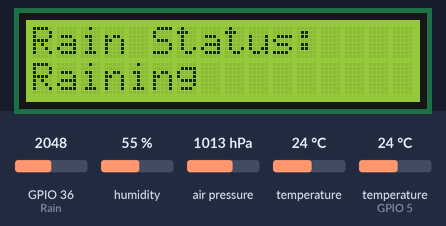
A sketch run on a simulated ESP32. Parts: 16×2 character LCD. The inputs (shaded band) are chosen by the test bench; at power-on: GPIO 36 (Rain) = 2048, humidity 55 %, air pressure 1013 hPa, temperature (sensor on GPIO 5) 24 °C, temperature 24 °C (analog values on the 0–4095 scale). WiFi joins after 1.5 s; servers stay silent unless stated; what the sketch prints to the serial monitor is not drawn.

Above: at 8.1 s.
8.2 s: GPIO 36 (Rain) set to 2811
14.3 s: GPIO 36 (Rain) set to 2900
At 14.8 s:
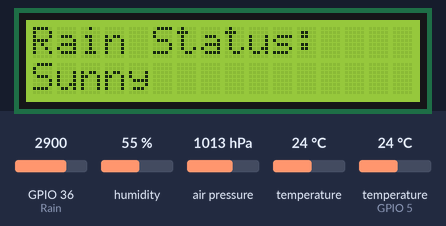
20.8 s: humidity set to 22 %
At 22.8 s:
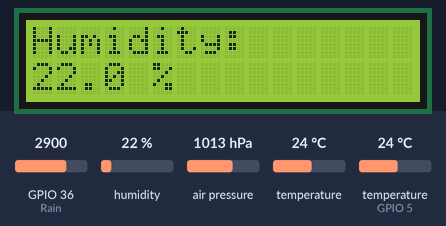
23.9 s: air pressure set to 952 hPa
At 26.0 s:
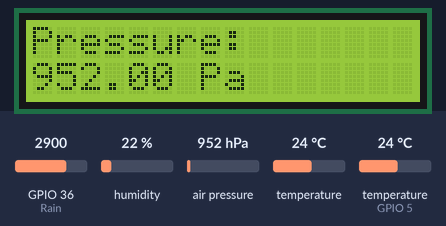
27.1 s: temperature (sensor on GPIO 5) set to 2 °C
At 28.7 s:
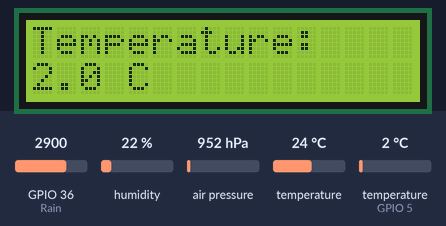
33.6 s: air pressure set to 975 hPa
At 34.6 s:
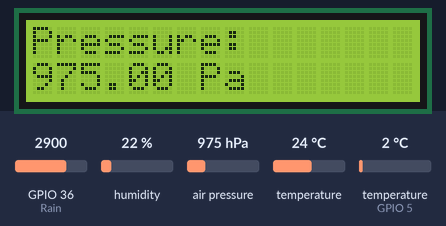
Timing chart, 0 to 36.6 s (numbered marks = the images above; inputs shaded):
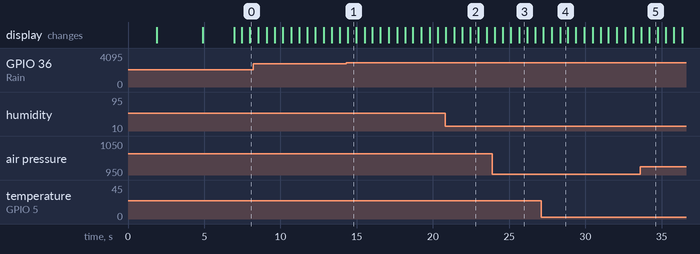

The sketch:

Esp32code.ino
```cpp
/*Code by RAVITEJA_KADARI*/

#define BLYNK_TEMPLATE_ID "*************"
#define BLYNK_TEMPLATE_NAME "Weather prediction system"
#define BLYNK_AUTH_TOKEN "*******************"

// Include the library files
#include <LiquidCrystal_I2C.h>
#include <Wire.h>
#include <WiFiClient.h>
#include <BlynkSimpleEsp32.h>
#include <DHT.h>
#include <SFE_BMP180.h>

#define TH 5
#define Rain 36

// Variables for pressure
double T, P;
char status;

// Initialize the LCD display
LiquidCrystal_I2C lcd(0x27, 16, 2);

// BMP180 object
SFE_BMP180 bmp;

DHT dht(TH, DHT11);
BlynkTimer timer;

// WiFi credentials
char ssid[] = "realme 8 5G";
char pass[] = "123456789";

int displayStep = 0;  // To cycle through displays

void setup() {
  Serial.begin(115200);

  // Start Blynk
  Blynk.begin(BLYNK_AUTH_TOKEN, ssid, pass);

  // Initialize sensors
  bmp.begin();
  dht.begin();
  lcd.init();
  lcd.backlight();
  pinMode(Rain, INPUT);
  analogReadResolution(12);

  // Welcome message
  lcd.setCursor(0, 0);
  lcd.print("Welcome to");
  lcd.setCursor(0, 1);
  lcd.print("Weather Monitor");
  Serial.println("Welcome to Weather Monitoring System");
  delay(3000);

  lcd.clear();
  lcd.setCursor(0, 0);
  lcd.print("Initializing...");
  Serial.println("Initializing...");
  delay(2000);
  lcd.clear();
}

// Display Temperature
void displayTemperature() {
  float t = dht.readTemperature();
  if (isnan(t)) {
    Serial.println("DHT sensor error (Temp)");
    lcd.setCursor(0,0);
    lcd.print("Temp sensor err");
    return;
  }

  Blynk.virtualWrite(V0, t);
  lcd.clear();
  lcd.setCursor(0, 0);
  lcd.print("Temperature:");
  lcd.setCursor(0, 1);
  lcd.print(t, 1);
  lcd.print(" C");

  Serial.print("Temperature: ");
  Serial.print(t);
  Serial.println(" C");
}

// Display Humidity
void displayHumidity() {
  float h = dht.readHumidity();
  if (isnan(h)) {
    Serial.println("DHT sensor error (Humidity)");
    lcd.setCursor(0,0);
    lcd.print("Humidity err");
    return;
  }

  Blynk.virtualWrite(V1, h);
  lcd.clear();
  lcd.setCursor(0,0);
  lcd.print("Humidity:");
  lcd.setCursor(0,1);
  lcd.print(h, 1);
  lcd.print(" %");

  Serial.print("Humidity: ");
  Serial.print(h);
  Serial.println(" %");
}

// Display Rain Status
void displayRainStatus() {
  int Rvalue = analogRead(Rain);
  Rvalue = map(Rvalue, 0, 4095, 0, 100);
  Rvalue = (Rvalue - 100) * -1;

  Blynk.virtualWrite(V2, Rvalue);

  lcd.clear();
  lcd.setCursor(0, 0);
  lcd.print("Rain Status:");
  lcd.setCursor(0, 1);
  if (Rvalue > 30) {
    lcd.print("Raining");
  } else {
    lcd.print("Sunny");
  }

  Serial.print("Rain Sensor Value: ");
  Serial.println(Rvalue);
}

// Display Pressure
void displayPressure() {
  status = bmp.startTemperature();
  if (status != 0) {
    delay(status);
    status = bmp.getTemperature(T);

    status = bmp.startPressure(3);
    if (status != 0) {
      delay(status);
      status = bmp.getPressure(P, T);
    }
  }

  Blynk.virtualWrite(V3, P);

  lcd.clear();
  lcd.setCursor(0, 0);
  lcd.print("Pressure:");
  lcd.setCursor(0, 1);
  lcd.print(P, 2);
  lcd.print(" Pa");

  Serial.print("Pressure: ");
  Serial.print(P);
  Serial.println(" Pa");
}

void loop() {
  Blynk.run();

  switch (displayStep) {
    case 0: displayTemperature(); break;
    case 1: displayHumidity(); break;
    case 2: displayRainStatus(); break;
    case 3: displayPressure(); break;
  }

  displayStep++;
  if (displayStep > 3) displayStep = 0;

  delay(500); // Update every 0.5 seconds
}
```

Measured:
- the behaviour switches between 2866 and 2867 on GPIO 36 (Rain) (found by bisection; images 0 and 1)
- after the input at 14.3 s, the display: changes after 0.12 s (image 1)
- what the display in image 1 shows lasts 0.6 s, from 14.4 s to 15.0 s
- what the display in image 2 shows lasts 0.6 s, from 22.4 s to 23.0 s
